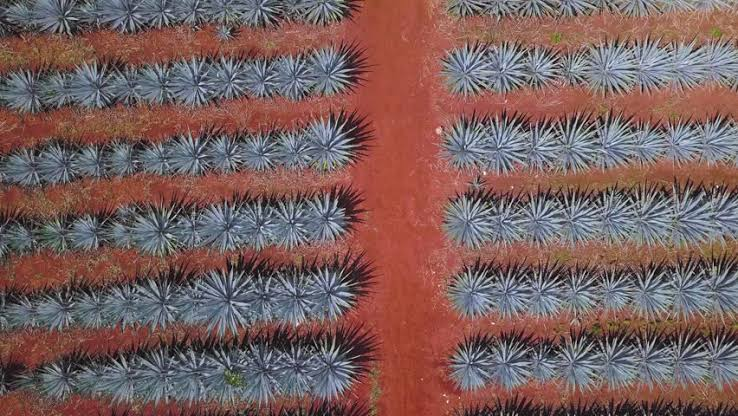
#> input picture img/campo_agave.jpg, 738 x 416 px, given in place of the camera
$ python DeteccionColoresPt02.py
#> lines starting #> are read from the running program, lines starting #| are printed output that depends on the picture
# -*- coding: utf-8 -*-
"""
Created on Thu Jan  9 21:11:12 2020

@author: toshiba

Tema: Detección de Colores y Tracking (rastreo).
"""
import cv2
import numpy as np

caption = cv2.VideoCapture(0)

blueBajo = np.array([100,100,20], np.uint8)
blueAlto = np.array([125,255,255], np.uint8)

while True:
    ret,frame = caption.read()
#> frame is the input picture: shape (416, 738, 3); mean B, G, R 93.5, 95, 121.7

    if ret == True:
        frameHSV = cv2.cvtColor(frame, cv2.COLOR_BGR2HSV)
#> frameHSV: shape (416, 738, 3); mean H, S, V 60, 81.5, 128.4
        maskBlue = cv2.inRange(frameHSV, blueBajo, blueAlto)
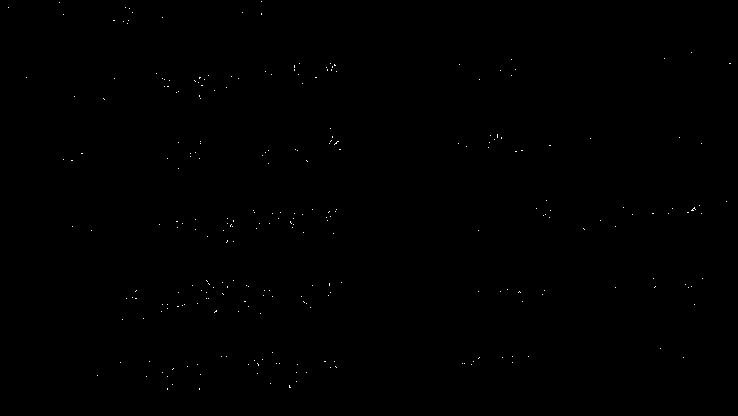
#> maskBlue: shape (416, 738); 0.11% white in thin lines or dots
        contornos,hierachy = cv2.findContours(maskBlue, cv2.RETR_EXTERNAL, cv2.CHAIN_APPROX_SIMPLE)
#> contornos = 267 contours, all with area under 20

        #cv2.drawContours(frame, contornos, -1, (255,0,0), 3)

        for c in contornos:  # De cada contorno...
            area = cv2.contourArea(c)  # extrer el área...
            if area > 3000:  # si es mayor a 3000...
                M = cv2.moments(c)  # Indicar y dibujar el punto central de la figura indicada
                if (M["m00"] == 0):  # Si es 0 el denominador, cambiar a 1 por error matemático
                    M["m00"]=1

                x = int(M["m10"] / M["m00"])
                y = int(M["m01"] / M["m00"])
                cv2.circle(frame, (x,y), 7, (0,255,0), -1)
                font = cv2.FONT_HERSHEY_SIMPLEX
                cv2.putText(frame, '{},{}'.format(x,y), (x+10,y), font, 0.75, (0,255,0), 1, cv2.LINE_AA)  # Los paréntesis indican que el valor puede ir cambiando dependiendo las coordenadas del objeto en movimiento

                newContorno = cv2.convexHull(c)  # Suaviza el contorno para que no haya picos
                cv2.drawContours(frame, [newContorno], 0, (255,0,0), 3)  # dibujar el contorno tomando [c], (es 0 porque solo se dibujarán los seleccionados, no todos (-1))
#> this loop made 267 passes
#> (c, area) on passes 1 to 3: ([[199, 388], [199, 389]], 0), ([[167, 388], [167, 389]], 0), ([[289, 385], [289, 387], [290, 387], [289, 386]], 0.5)

        #cv2.imshow('Mascara Azul', maskBlue)
        cv2.imshow('Frame', frame)

        if cv2.waitKey(1) & 0xFF == ord('q'):
#> (key q is pressed here)
            break

caption.release()
cv2.destroyAllWindows()
